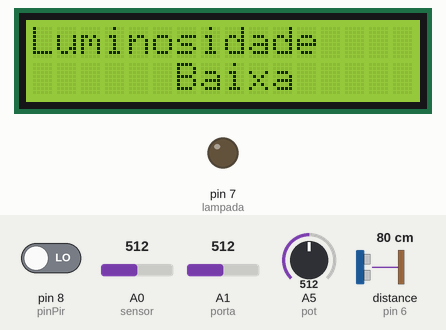
Recording of a sketch running on a simulated Arduino Uno, built with avr-gcc and run on an emulated ATmega328P. Shown: 16×2 character LCD, output pins drawn as LEDs (lit = HIGH). Inputs (shaded band) come from the test bench; at power-on: A5 (pot) = 512, pin 8 (pinPir) LOW, A0 (sensor) = 512, A1 (porta) = 512, distance to the obstacle (sensor on pin 6) 80 cm. The echo pulse lasts 58.3 µs per cm; what the sketch prints to the serial monitor is not drawn.

Above: at 1.2 s.
1.3 s: A5 (pot) set to 666
2.8 s: A5 (pot) set to 692
At 3.4 s:
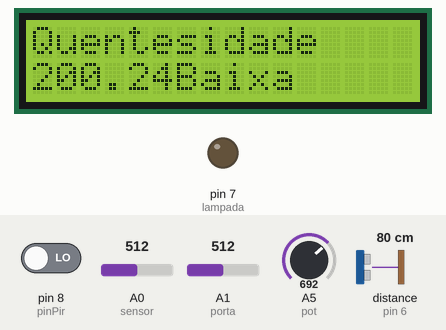
4.4 s: A5 (pot) set to 1005
5.9 s: A5 (pot) set to 1023
At 7.1 s:
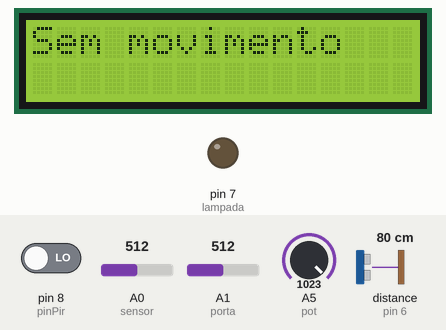
7.4 s: A5 (pot) set to 306
At 8.4 s:
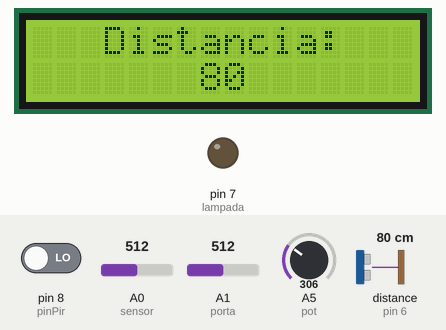
8.9 s: A5 (pot) set to 333
10.4 s: A5 (pot) set to 359
At 11.0 s:
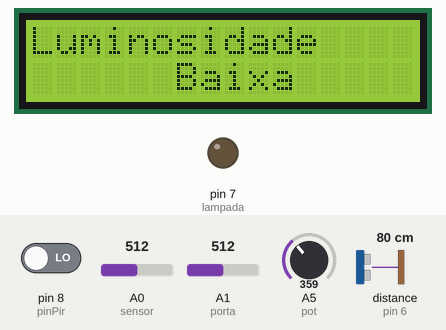
Timing chart, 0 to 13.0 s (numbered marks = the images above; inputs shaded):
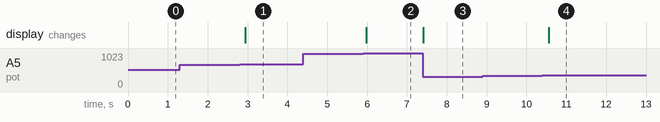

Measured:
- the behaviour switches between 681 and 682 on A5 (pot) (found by bisection; images 0 and 1)
- the behaviour switches between 1022 and 1023 on A5 (pot) (found by bisection; images 1 and 2)
- the behaviour switches between 340 and 341 on A5 (pot) (found by bisection; images 3 and 4)
- after the input at 1.3 s, every drawn part: stays the same
- after the input at 2.8 s, the display: changes after 0.14 s (image 1)
- after the input at 4.4 s, every drawn part: stays the same
- after the input at 5.9 s, the display: changes after 0.08 s (image 2)
- after the input at 7.4 s, the display: changes at once (image 3)
- after the input at 8.9 s, every drawn part: stays the same
- after the input at 10.4 s, the display: changes after 0.15 s (image 4)

The sketch:

prova_yuri_oliveira_1_vb1.ino
```cpp
#include <LiquidCrystal.h>
#define pot A5

int valor1, valor2;


LiquidCrystal lcd(12, 11, 5, 4, 3, 2);


//distancia
int pino = 6;
float velocidade_som = 331.5 + 0.6 * 20;

//luminosidade
int leitura ;
int lampada = 7;
#define porta A1

//temperatura
float leitur;
float temperatura;

//movimento
int pinPir = 8;
int leitu;

void setup()
{
  pinMode(pot, INPUT);
  pinMode(porta, INPUT);
  pinMode(lampada, OUTPUT);
  pinMode(pinPir, INPUT);
  pinMode(A0, INPUT);

  Serial.begin(9600);
  lcd.begin(16, 2);
}


//distancia
float calculaDistancia() //funçao retorno
{
  //OUTPUT: arduino envia um sinal para o sensor
  pinMode(pino, OUTPUT);
  digitalWrite(pino, LOW);
  delayMicroseconds(3);
  digitalWrite(pino,HIGH);
  delayMicroseconds(5);
  digitalWrite(pino, LOW);

  //INPUT:arduino vai receber do sensor a reflaxao do sinal
  pinMode(pino, INPUT);
  //funçao pulseiraIn vai ler o valor do sensor
  float valorUltra = pulseIn(pino, HIGH);

  //valorUltra está em microsegundos
  //converter microsegundoqos para milisegundlo  e para segundo
  //divide por 2 pq é o tempo só da ida
  float tempo = (valorUltra/1000.0/1000) /2 ;


  float d = (velocidade_som * tempo) * 100;

  return d;

}


void loop()
{
  //Funçao map
  valor1 = analogRead(pot);

  /* funçao map: converte os valores de porta analogica(0-1023)
  map(leitura,
  min_valor_entrada,
  max_valor_entrada,
  min_valor_saida,
  max_valor_saida) */
  valor2 = map(valor1, 0, 1023, 1, 4);
   Serial.println(valor2);


  if(valor2 == 1){
    lcd.clear();
    int distancia2 = calculaDistancia();
    lcd.setCursor(3, 0);
    lcd.print("Distancia:");
    lcd.setCursor(7, 1);
    lcd.print(distancia2);
    delay(200);
  }

   else if (valor2 == 2) {
    lcd.clear();
    leitura = analogRead(porta);
    lcd.setCursor(0, 0);
    lcd.print("Luminosidade");

    if (leitura <= 937) {
      lcd.setCursor(6, 1);
      lcd.print("Baixa");
    } else {
      lcd.setCursor(6, 1);
      lcd.print("Alta");
    }
    delay(200);
  }
  else if (valor2 == 3)
  {
  leitur = analogRead(A0);//lê a tensão no sensor de temperatura

  temperatura = ((leitur * 5/1023) - 0.5)*100;
  //converte o valor lido em tensão(Volts)
  //Converte para temperatura, em °C (tensao*1000)
   if (temperatura <= 20) {
      lcd.setCursor(0, 0);
      lcd.print("Frio");
      lcd.setCursor(0, 1);
      lcd.print(temperatura);
    } else {
      lcd.setCursor(0, 0);
      lcd.print("Quente");
      lcd.setCursor(0, 1);
      lcd.print(temperatura);
    }
    delay(200);
  }
     else{
    lcd.clear();
    leitu = digitalRead(pinPir);

    if (leitu == 0) {
      lcd.setCursor(0, 0);
      lcd.print("Sem movimento");
    } else {
      lcd.setCursor(0, 0);
      lcd.print("Movimento");
    }
    delay(200);
  }
}
```
